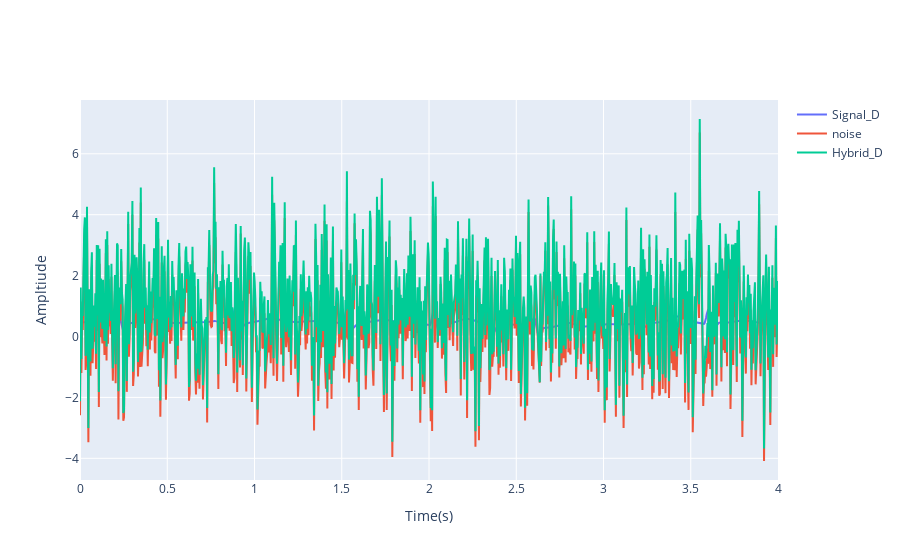

Notebook code cell kept with this figure:
### Code cell
fig = go.Figure()
N = 1000
x_axis = np.linspace(0, 4, N)

fig.add_traces(go.Scatter( 
                        x = x_axis, y = signal_D, mode='lines', name= 'Signal_D'))
fig.add_traces(go.Scatter(
                        x = x_axis, y = noise_1, mode='lines', name = 'noise'))
fig.add_traces(go.Scatter(
                        x = x_axis, y = signal_D + noise_1, mode='lines', name = 'Hybrid_D'))
fig.update_layout(
    xaxis_title = 'Time(s)',
    yaxis_title = 'Ampltiude',
)

### Figure 1 — Plotly figure (JSON) as saved in the notebook; plotly's stock layout.template omitted (floating-point values rounded to 4 significant figures; data arrays with more than 128 entries replaced by an {"elided": "..."} marker saying what was removed)
{"data": [{"mode": "lines", "name": "Signal_D", "type": "scatter", "x": {"elided": "1000 float values"}, "y": {"elided": "1000 float values"}}, {"mode": "lines", "name": "noise", "type": "scatter", "x": {"elided": "1000 float values"}, "y": {"elided": "1000 float values"}}, {"mode": "lines", "name": "Hybrid_D", "type": "scatter", "x": {"elided": "1000 float values"}, "y": {"elided": "1000 float values"}}], "layout": {"xaxis": {"title": {"text": "Time(s)"}}, "yaxis": {"title": {"text": "Ampltiude"}}}}
